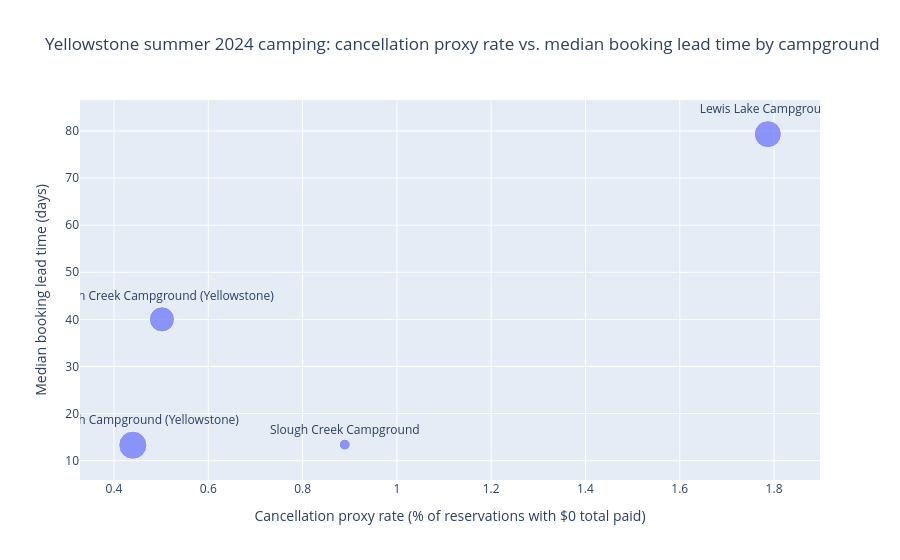

Notebook source saved alongside this figure:
### Markdown cell above
**Question 1 — Cancellation rates vs. booking lead time:** Which Yellowstone campgrounds have the highest cancellation rates in summer 2024, and do those same facilities also show the shortest average booking lead times (suggesting frustrated demand rather than genuine disinterest)?

**Definitions for this analysis:** The historical reservation extract does not include an official cancellation flag. We use a **cancellation proxy**: any row with **`totalpaid == 0`** is counted toward a campground’s **cancellation proxy rate** (% of rows). Some $0 rows may be comps, refunds, or data quirks—not necessarily cancellations. **Booking lead time** is **`startdate` minus `orderdate`**, expressed in **days** (positive values only: bookings made before the stay starts).

### Code cell
# Question 1 — cancellation proxy rate vs. median booking lead time by campground
from pathlib import Path

import pandas as pd
import plotly.express as px

df = pd.read_csv(Path("data/processed/yellowstone_summer_2024.csv"), low_memory=False)

# Parse times (UTC-normalized); coerce bad strings from exports
df["order_ts"] = pd.to_datetime(df["orderdate"], utc=True, errors="coerce")
df["start_ts"] = pd.to_datetime(df["startdate"], utc=True, errors="coerce")

# Lead time in days (drop invalid or negative lead times)
df["lead_time_days"] = (df["start_ts"] - df["order_ts"]).dt.total_seconds() / 86400.0
df = df[df["lead_time_days"].notna() & (df["lead_time_days"] >= 0)].copy()

# Cancellation proxy: no payment recorded (see Question 1 markdown for caveats)
tp = pd.to_numeric(df["totalpaid"], errors="coerce").fillna(0)
df["cancelled_proxy"] = tp == 0

by_park = (
    df.groupby("park", observed=True)
    .agg(
        cancellation_proxy_rate_pct=("cancelled_proxy", lambda s: 100.0 * s.mean()),
        median_lead_time_days=("lead_time_days", "median"),
        n_reservations=("historicalreservationid", "count"),
    )
    .reset_index()
    .sort_values("cancellation_proxy_rate_pct", ascending=False)
)

fig = px.scatter(
    by_park,
    x="cancellation_proxy_rate_pct",
    y="median_lead_time_days",
    text="park",
    size="n_reservations",
    hover_data=["n_reservations"],
    title=(
        "Yellowstone summer 2024 camping: cancellation proxy rate vs. "
        "median booking lead time by campground"
    ),
    labels={
        "cancellation_proxy_rate_pct": (
            "Cancellation proxy rate (% of reservations with $0 total paid)"
        ),
        "median_lead_time_days": "Median booking lead time (days)",
        "n_reservations": "Reservation count",
        "park": "Campground",
    },
)
fig.update_traces(textposition="top center")
fig.show()

print(by_park.to_string(index=False))

### Figure 1 — Plotly figure (JSON) as saved in the notebook; plotly's stock layout.template omitted (floating-point values rounded to 4 significant figures)
{"data": [{"customdata": [[4813], [787], [4186], [5229]], "hovertemplate": "Cancellation proxy rate (% of reservations with $0 total paid)=%{x}<br>Median booking lead time (days)=%{y}<br>Reservation count=%{customdata[0]}<br>Campground=%{text}<extra></extra>", "legendgroup": "", "marker": {"color": "#636efa", "size": [4813, 787, 4186, 5229], "sizemode": "area", "sizeref": 13.07, "symbol": "circle"}, "mode": "markers+text", "name": "", "orientation": "v", "showlegend": false, "text": ["Lewis Lake Campground", "Slough Creek Campground", "Indian Creek Campground (Yellowstone)", "Mammoth Campground (Yellowstone)"], "textposition": "top center", "type": "scatter", "x": [1.787, 0.8895, 0.5017, 0.4399], "xaxis": "x", "y": [79.32, 13.41, 40.01, 13.3], "yaxis": "y"}], "layout": {"legend": {"itemsizing": "constant", "tracegroupgap": 0}, "title": {"text": "Yellowstone summer 2024 camping: cancellation proxy rate vs. median booking lead time by campground"}, "xaxis": {"anchor": "y", "domain": [0, 1], "title": {"text": "Cancellation proxy rate (% of reservations with $0 total paid)"}}, "yaxis": {"anchor": "x", "domain": [0, 1], "title": {"text": "Median booking lead time (days)"}}}}
